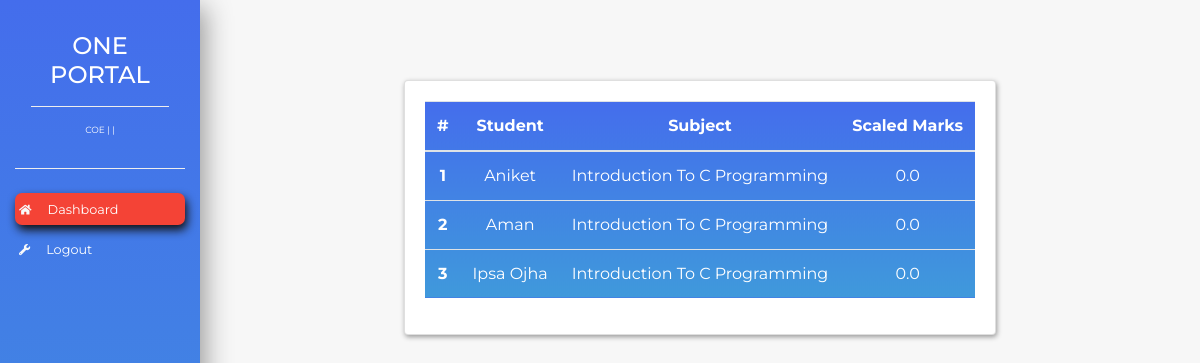
The page /academic/coe/scaleMarks/quiz/1 on the database its author committed.
### academics/models.py (models this page shows, shortened)
class stud_details(models.Model):#Student Information
    id = models.AutoField(primary_key=True)
    EnrollmentNumber = models.CharField(max_length=10)
    FullName = models.CharField(max_length=100)
    Department = models.ForeignKey('Department',on_delete=models.CASCADE)
    program = models.ForeignKey('program',on_delete=models.CASCADE)
    BatchYear = models.CharField(max_length=10)
    UniversityEmailID = models.CharField(max_length=100)
    PersonalEmailID = models.CharField(max_length=100)
    Phone = models.BigIntegerField()
    currentSemester = models.IntegerField(blank=True)
    StreetAddress = models.CharField(max_length=100)
    District = models.CharField(max_length=10)
    State = models.CharField(max_length=20)
    PinCode = models.IntegerField()
    LastQualification = models.CharField(max_length=100)

class subjects(models.Model):
    id = models.AutoField(primary_key=True)
    subjectCode = models.CharField(max_length=10)
    subjectName = models.CharField(max_length=50)
    LessonPlan = models.FileField(upload_to='media')
    Semester = models.IntegerField()
    TaughtBy = models.ForeignKey('faculty' , on_delete=models.CASCADE,blank=True)
    Credit = models.CharField(max_length=10)
    Department = models.ForeignKey('Department', on_delete=models.CASCADE)

### academics/views.py (the view)
# urls.py: path('coe/scaleMarks/quiz/<str:id>',views.CoeScaleMarksView),
def CoeScaleMarksView(request,id):
    subject= subjects.objects.get(id=id)
    quizReportPacket = quizGrades.objects.all()
    quizPacket = quizReportPacket.filter(
                student__in = Subquery(lectureEnrollment.objects.filter(lecture=subject).values('student'))
            ).order_by('marks')
    studentObject = lectureEnrollment.objects.filter(lecture=subject)
    mainPacket = []
    for i in studentObject:
        lst=[]
        quizDataPacket = quizPacket.filter(student=i.student).order_by('marks')
        print(len(quizDataPacket))
        if len(quizDataPacket)>=3:
            quizDataPacket = quizDataPacket[:3]
            for i in quizDataPacket:
                lst.append(i.marks)
        elif len(quizDataPacket)==2:
            quizDataPacket = quizDataPacket[:2]
            for i in quizDataPacket:
                lst.append(i.marks)
        elif len(quizDataPacket) == 1:
            quizDataPacket = quizDataPacket[:1]
            for i in quizDataPacket:
                lst.append(i.marks)
        else:
            messages.error(request,'Critical Failure at DB, Dirty values Occured!')
        print(lst)
        total=30
        print("total marks: ",sum(lst),"/",total)
        percent=(sum(lst)/total)*100
        cal_per=(percent/100)*(int(weightage.objects.get(mode=modes.objects.get(name="quiz")).percentage)*3)
        arred = lambda x,n : x*(10**n)//1/(10**n)
        dataDictionary= {
            'student':i.student,
            'scaledMarks':arred(cal_per,2),
            'subject':subject
        }
        mainPacket.append(dataDictionary)
    context = {
        'mainPacket':mainPacket
    }
    return render(request,'coe/scale.html',context)

### templates/coe/scale.html (shortened to what this page needs)
{% load static %}
<!doctype html>
<html lang="en">
<head>
    <link rel="stylesheet" href="https://maxcdn.bootstrapcdn.com/bootstrap/4.5.2/css/bootstrap.min.css">
    <link rel="stylesheet" href="{% static 'css/style_dash.css' %}">
</head>
<body>
    <nav class="navbar navbar-expand-lg navbar-light">
        <div class="collapse navbar-collapse" id="navbarSupportedContent">
            <div class="container-fluid">
                <div class="row">
                    <div class="col-xl-2 col-lg-3 col-md-4 sidebar fixed-top">
                        <div class="bottom-border p-3 mt-3">
                            <div class="one-portal bottom-border">
                                <h4 class="text-white text-uppercase text-center mb-3">One Portal</h4>
                            </div>
                            <div class="info my-3 text-center">
                                <p class="text-center text-white custom-small">COE | {{data.FacultyID.EmployeeID}} | {{data.Department}} </p>
                            </div>
                        </div>
                        <ul class="navbar-nav flex-column mt-4">
                            <li class="nav-item"><a href="/" class="nav-link text-white p-1 mb-2 current"><small><i class="fas fa-home text-light fa-sm mr-3"></i>Dashboard</small></a></li>
                            <li class="nav-item"><a href="/accounts/logout" class="nav-link text-white p-1 mb-2 sidebar-link"><small><i class="fas fa-wrench text-light fa-sm mr-3"></i>Logout</small></a>
                            </li>
                        </ul>
                    </div>
                </div>
            </div>
        </div>
    </nav>
    <section>
        <div class="container-fluid">
            <div class="row">
                <div class="col-xl-10 col-lg-9 col-md-8 ml-auto">
                    <div class="row pt-md-5 mt-md-3 mb-5 justify-content-center">
                        <div class="card card-common">
                            <div class="card-body">
                                <table class="table theme-background text-center">
                                    <thead>
                                        <tr class="text-white">
                                            <th scope="col">#</th>
                                            <th scope="col">Student</th>
                                            <th scope="col">Subject</th>
                                            <th scope="col">Scaled Marks</th>
                                        </tr>
                                    </thead>
                                    <tbody>
                                        {% for i in mainPacket %}
                                        <tr class="text-white">
                                            <th scope="row">{{forloop.counter}}</th>
                                            <td class="text-capitalize">{{i.student.FullName}}</td>
                                            <td class="text-capitalize">{{i.subject.subjectName}}</td>
                                            <td>{{i.scaledMarks}}</td>
                                        </tr>
                                        {% endfor %}
                                    </tbody>
                                </table>
                            </div>
                        </div>
                    </div>
                </div>
            </div>
        </div>
    </section>
</body>
</html>

### static/css/style_dash.css (style rules this page uses)
body { font-family: 'Montserrat', sans-serif; background-color: rgb(247, 247, 247); }
.theme-background { background: linear-gradient(180deg, #446DEC, #3F99DB); }
.sidebar { height: 100vh; background: linear-gradient(180deg, #446DEC, #3F99DB); background-position: center; background-repeat: no-repeat; background-size: cover; box-shadow: 5px 7px 25px #999; }
.bottom-border { border-bottom: 1px groove #eee; }
.sidebar-link { transition: all .4s; }
.current { background-color: #f44336; border-radius: 7px; box-shadow: 2px 5px 10px #111; transition: all .3s; }
.card-common { box-shadow: 1px 2px 5px #999; transition: all .4s; }
.custom-small { font-size: xx-small; }

### rows shown on the page
stud_details: student.FullName "Aniket", subject.subjectName "Introduction To C Programming", scaledMarks "0.0"
stud_details: student.FullName "Aman", subject.subjectName "Introduction To C Programming", scaledMarks "0.0"
stud_details: student.FullName "Ipsa Ojha", subject.subjectName "Introduction To C Programming", scaledMarks "0.0"
